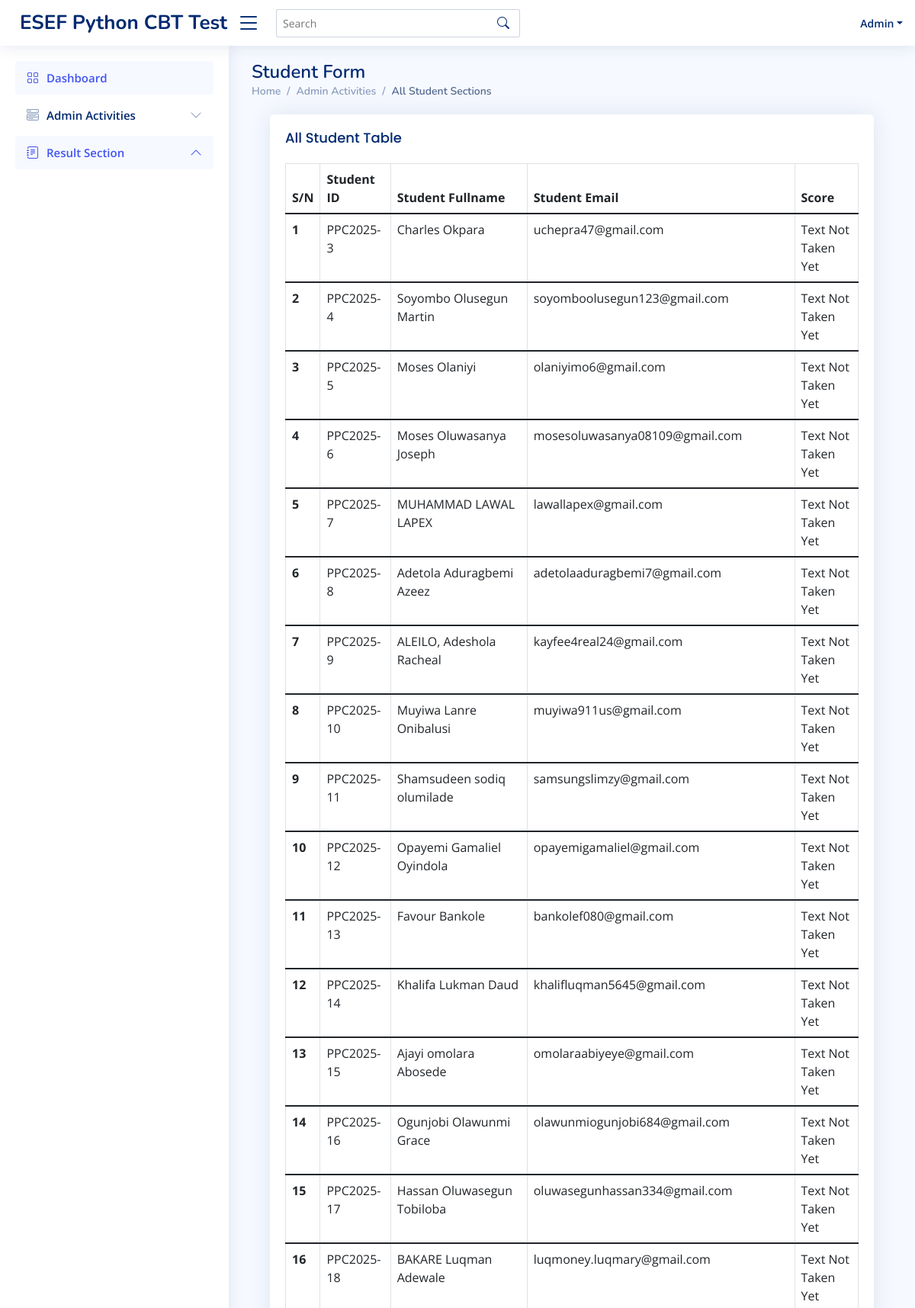
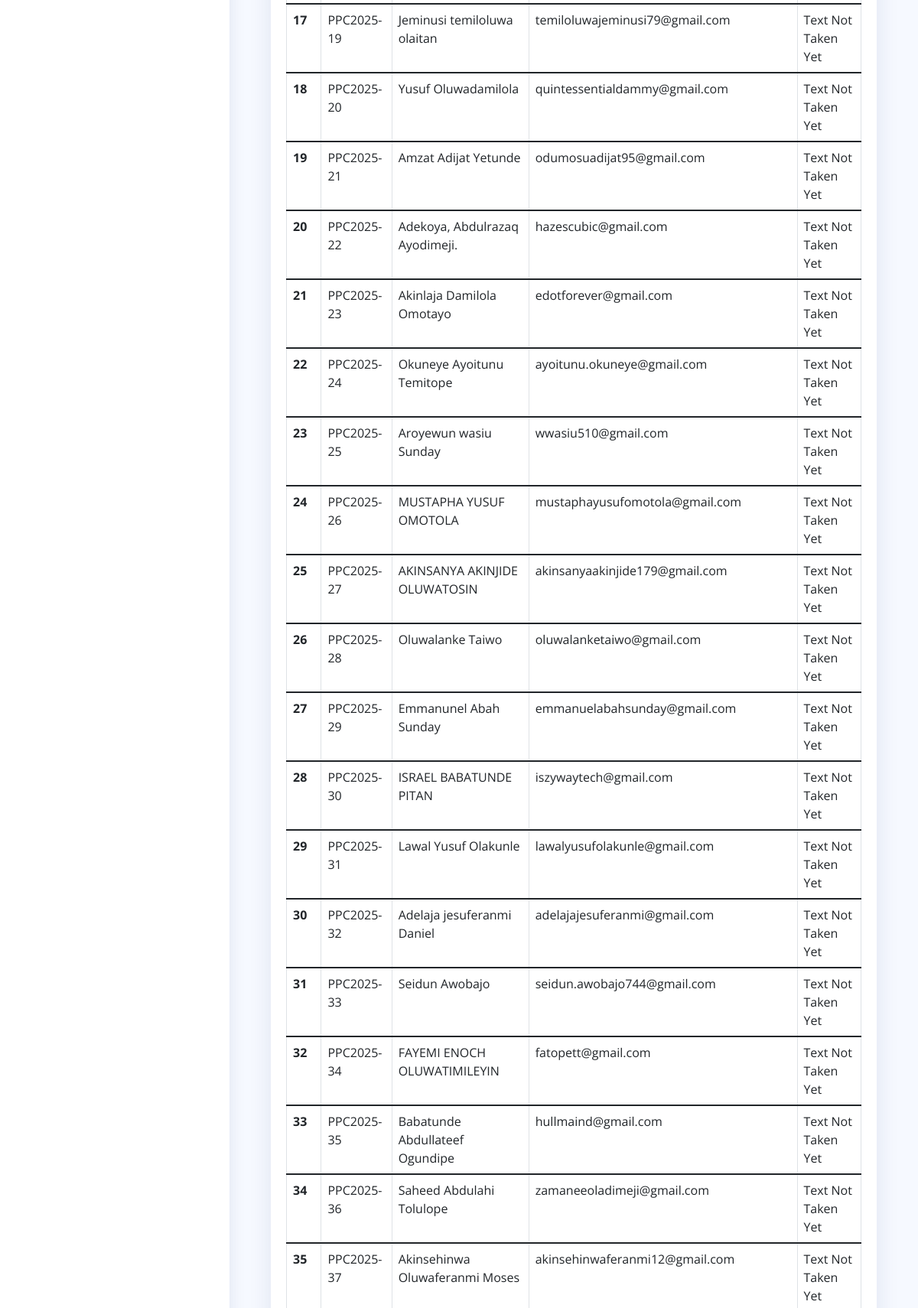
The app's page /all_student (signed in, upper part) with its own data (2 pictures, top to bottom).
### cbt_test/models.py (models this page shows, shortened)
class Student(db.Model):
    id = db.Column(db.Integer, primary_key=True)
    studentID = db.Column(db.String(25), unique=True, nullable=False)
    fullname = db.Column(db.String(60), nullable=False)
    email = db.Column(db.String(120), unique=True, nullable=False)
    score = db.Column(db.Integer, nullable=True)
    status = db.Column(db.String(25), nullable=False, default='Text Not Taken Yet')

### cbt_test/routes.py (the view, shortened to what this page needs)
@main.route("/all_student", methods=['GET', 'POST'])
@login_required
def allStudent():
    students=Student.query.all()
    form = downloadAllStudent()
    return render_template("all_student.html", students=students, form=form)

### cbt_test/forms.py
class downloadAllStudent(FlaskForm):
    download = SubmitField('Download Student Details as PDF')

### cbt_test/models.py (called while the page is built)
@loginManager.user_loader
def loadUser(userID):
    return Admin.query.get(int(userID))

### cbt_test/templates/all_student.html (shortened to what this page needs)
{% extends "layout.html" %}
    {% block content %}
    <main id="main" class="main">
        <div class="pagetitle">
            <h1>Student Form</h1>
                <nav>
                    <ol class="breadcrumb">
                    <li class="breadcrumb-item"><a href="{{ url_for('main.home') }}">Home</a></li>
                    <li class="breadcrumb-item">Admin Activities</li>
                    <li class="breadcrumb-item active">All Student Sections</li>
                    </ol>
                </nav>
        </div>
        <div class="container">
            <section class="section register min-vh-200 d-flex flex-column  py-1">
                <div class="container">
                    <div class="row ">
                        <div class="col-lg-12">
                                <form method="POST" action="">
                                    <div class="card">
                                        <div class="card-body">
                                            <h5 class="card-title">All Student Table</h5>
                                            <table class="table table-bordered">
                                                <thead>
                                                <tr>
                                                    <th scope="col">S/N</th>
                                                    <th scope="col">Student ID</th>
                                                    <th scope="col">Student Fullname</th>
                                                    <th scope="col">Student Email</th>
                                                    <th scope="col">Score</th>
                                                </tr>
                                                </thead>
                                                {% for student in students %}
                                                    <tbody>
                                                        <tr>
                                                            <th scope="row">{{ loop.index }}</th>
                                                            <td>{{ student.studentID }}</td>
                                                            <td>{{ student.fullname }}</td>
                                                            <td>{{ student.email }}</td>
                                                            {% if student.score == None %}
                                                                <td>{{ student.status }}</td>
                                                            {% else %}
                                                                <td>{{ student.score }}</td>
                                                            {% endif %}
                                                        </tr>
                                                    </tbody>
                                                {% endfor %}
                                            </table>
                                        </div>
                                    </div>
                                </form>
                            </div>
                        </div>
                    </div>
                </div>
      </main>
    {% endblock %}

### cbt_test/static/style.css (style rules this page uses)
:root { scroll-behavior: smooth; }
body { font-family: "Open Sans", sans-serif; background: #f6f9ff; color: #444444; }
a { color: #4154f1; text-decoration: none; }
h1, h2, h3, h4, h5, h6 { font-family: "Nunito", sans-serif; }
#main { margin-top: 60px; padding: 20px 30px; transition: all 0.3s; }
.pagetitle { margin-bottom: 10px; }
.pagetitle h1 { font-size: 24px; margin-bottom: 0; font-weight: 600; color: #012970; }
.card { margin-bottom: 30px; border: none; border-radius: 5px; box-shadow: 0px 0 30px rgba(1, 41, 112, 0.1); }
.card-title { padding: 20px 0 15px 0; font-size: 18px; font-weight: 500; color: #012970; font-family: "Poppins", sans-serif; }
.card-body { padding: 0 20px 20px 20px; }
.breadcrumb { font-size: 14px; font-family: "Nunito", sans-serif; color: #899bbd; font-weight: 600; }
.breadcrumb a { color: #899bbd; transition: 0.3s; }
.breadcrumb .breadcrumb-item::before { color: #899bbd; }
.breadcrumb .active { color: #51678f; font-weight: 600; }
@media (min-width: 1200px) { #main, #footer { margin-left: 300px; } }

### records on screen
Student: studentID "PPC2025-3", fullname "Charles Okpara", email "uchepra47@gmail.com", status "Text Not Taken Yet"
Student: studentID "PPC2025-4", fullname "Soyombo Olusegun Martin", email "soyomboolusegun123@gmail.com", status "Text Not Taken Yet"
Student: studentID "PPC2025-5", fullname "Moses Olaniyi", email "olaniyimo6@gmail.com", status "Text Not Taken Yet"
Student: studentID "PPC2025-6", fullname "Moses Oluwasanya Joseph", email "mosesoluwasanya08109@gmail.com", status "Text Not Taken Yet"
Student: studentID "PPC2025-7", fullname "MUHAMMAD LAWAL LAPEX", email "lawallapex@gmail.com", status "Text Not Taken Yet"
Student: studentID "PPC2025-8", fullname "Adetola Aduragbemi Azeez", email "adetolaaduragbemi7@gmail.com", status "Text Not Taken Yet"
Student: studentID "PPC2025-9", fullname "ALEILO, Adeshola Racheal", email "kayfee4real24@gmail.com", status "Text Not Taken Yet"
Student: studentID "PPC2025-10", fullname "Muyiwa Lanre Onibalusi", email "muyiwa911us@gmail.com", status "Text Not Taken Yet"
Student: studentID "PPC2025-11", fullname "Shamsudeen sodiq olumilade", email "samsungslimzy@gmail.com", status "Text Not Taken Yet"
Student: studentID "PPC2025-12", fullname "Opayemi Gamaliel Oyindola", email "opayemigamaliel@gmail.com", status "Text Not Taken Yet"
Student: studentID "PPC2025-13", fullname "Favour Bankole", email "bankolef080@gmail.com", status "Text Not Taken Yet"
Student: studentID "PPC2025-14", fullname "Khalifa Lukman Daud", email "khalifluqman5645@gmail.com", status "Text Not Taken Yet"
Student: studentID "PPC2025-15", fullname "Ajayi omolara Abosede", email "omolaraabiyeye@gmail.com", status "Text Not Taken Yet"
Student: studentID "PPC2025-16", fullname "Ogunjobi Olawunmi Grace", email "olawunmiogunjobi684@gmail.com", status "Text Not Taken Yet"
Student: studentID "PPC2025-17", fullname "Hassan Oluwasegun Tobiloba", email "oluwasegunhassan334@gmail.com", status "Text Not Taken Yet"
Student: studentID "PPC2025-18", fullname "BAKARE Luqman Adewale", email "luqmoney.luqmary@gmail.com", status "Text Not Taken Yet"
Student: studentID "PPC2025-19", fullname "Jeminusi temiloluwa olaitan", email "temiloluwajeminusi79@gmail.com", status "Text Not Taken Yet"
Student: studentID "PPC2025-20", fullname "Yusuf Oluwadamilola", email "quintessentialdammy@gmail.com", status "Text Not Taken Yet"
Student: studentID "PPC2025-21", fullname "Amzat Adijat Yetunde", email "odumosuadijat95@gmail.com", status "Text Not Taken Yet"
Student: studentID "PPC2025-22", fullname "Adekoya, Abdulrazaq Ayodimeji.", email "hazescubic@gmail.com", status "Text Not Taken Yet"
Student: studentID "PPC2025-23", fullname "Akinlaja Damilola Omotayo", email "edotforever@gmail.com", status "Text Not Taken Yet"
Student: studentID "PPC2025-24", fullname "Okuneye Ayoitunu Temitope", email "ayoitunu.okuneye@gmail.com", status "Text Not Taken Yet"
Student: studentID "PPC2025-25", fullname "Aroyewun wasiu Sunday", email "wwasiu510@gmail.com", status "Text Not Taken Yet"
Student: studentID "PPC2025-26", fullname "MUSTAPHA YUSUF OMOTOLA", email "mustaphayusufomotola@gmail.com", status "Text Not Taken Yet"
Student: studentID "PPC2025-27", fullname "AKINSANYA AKINJIDE OLUWATOSIN", email "akinsanyaakinjide179@gmail.com", status "Text Not Taken Yet"
Student: studentID "PPC2025-28", fullname "Oluwalanke Taiwo", email "oluwalanketaiwo@gmail.com", status "Text Not Taken Yet"
Student: studentID "PPC2025-29", fullname "Emmanunel Abah Sunday", email "emmanuelabahsunday@gmail.com", status "Text Not Taken Yet"
Student: studentID "PPC2025-30", fullname "ISRAEL BABATUNDE PITAN", email "iszywaytech@gmail.com", status "Text Not Taken Yet"
Student: studentID "PPC2025-31", fullname "Lawal Yusuf Olakunle", email "lawalyusufolakunle@gmail.com", status "Text Not Taken Yet"
Student: studentID "PPC2025-32", fullname "Adelaja jesuferanmi Daniel", email "adelajajesuferanmi@gmail.com", status "Text Not Taken Yet"
Student: studentID "PPC2025-33", fullname "Seidun Awobajo", email "seidun.awobajo744@gmail.com", status "Text Not Taken Yet"
Student: studentID "PPC2025-34", fullname "FAYEMI ENOCH OLUWATIMILEYIN", email "fatopett@gmail.com", status "Text Not Taken Yet"
Student: studentID "PPC2025-35", fullname "Babatunde Abdullateef Ogundipe", email "hullmaind@gmail.com", status "Text Not Taken Yet"
Student: studentID "PPC2025-36", fullname "Saheed Abdulahi Tolulope", email "zamaneeoladimeji@gmail.com", status "Text Not Taken Yet"
Student: studentID "PPC2025-37", fullname "Akinsehinwa Oluwaferanmi Moses", email "akinsehinwaferanmi12@gmail.com", status "Text Not Taken Yet"
